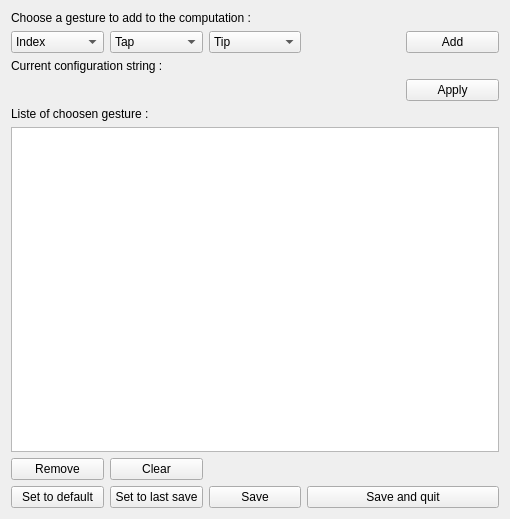
<?xml version="1.0" encoding="UTF-8"?>
<ui version="4.0">
 <class>Form</class>
 <widget class="QWidget" name="Form">
  <property name="geometry">
   <rect>
    <x>0</x>
    <y>0</y>
    <width>510</width>
    <height>519</height>
   </rect>
  </property>
  <property name="windowTitle">
   <string>Filter</string>
  </property>
  <property name="windowIcon">
   <iconset>
    <normaloff>../../images/favicon.ico</normaloff>../../images/favicon.ico</iconset>
  </property>
  <layout class="QGridLayout" name="gridLayout">
   <item row="3" column="0" colspan="4">
    <widget class="QLabel" name="label_str_config">
     <property name="text">
      <string/>
     </property>
    </widget>
   </item>
   <item row="1" column="4">
    <widget class="QPushButton" name="pushButton">
     <property name="text">
      <string>Add</string>
     </property>
    </widget>
   </item>
   <item row="1" column="0">
    <widget class="QComboBox" name="comboBox_fing">
     <item>
      <property name="text">
       <string>Index</string>
      </property>
     </item>
     <item>
      <property name="text">
       <string>Middle</string>
      </property>
     </item>
     <item>
      <property name="text">
       <string>Ring</string>
      </property>
     </item>
     <item>
      <property name="text">
       <string>Pinky</string>
      </property>
     </item>
    </widget>
   </item>
   <item row="5" column="0" colspan="5">
    <widget class="QListWidget" name="listWidget"/>
   </item>
   <item row="3" column="4">
    <widget class="QPushButton" name="pushButton_4">
     <property name="text">
      <string>Apply</string>
     </property>
    </widget>
   </item>
   <item row="0" column="0" colspan="5">
    <widget class="QLabel" name="label">
     <property name="sizePolicy">
      <sizepolicy hsizetype="Preferred" vsizetype="Fixed">
       <horstretch>0</horstretch>
       <verstretch>0</verstretch>
      </sizepolicy>
     </property>
     <property name="text">
      <string>Choose a gesture to add to the computation :</string>
     </property>
    </widget>
   </item>
   <item row="1" column="2">
    <widget class="QComboBox" name="comboBox_charac">
     <item>
      <property name="text">
       <string>Tip</string>
      </property>
     </item>
     <item>
      <property name="text">
       <string>Middle</string>
      </property>
     </item>
     <item>
      <property name="text">
       <string>Base</string>
      </property>
     </item>
     <item>
      <property name="text">
       <string>Up</string>
      </property>
     </item>
     <item>
      <property name="text">
       <string>Down</string>
      </property>
     </item>
    </widget>
   </item>
   <item row="1" column="1">
    <widget class="QComboBox" name="comboBox_type">
     <item>
      <property name="text">
       <string>Tap</string>
      </property>
     </item>
     <item>
      <property name="text">
       <string>Hold</string>
      </property>
     </item>
     <item>
      <property name="text">
       <string>Swipe</string>
      </property>
     </item>
     <item>
      <property name="text">
       <string>Flex</string>
      </property>
     </item>
    </widget>
   </item>
   <item row="4" column="0" colspan="5">
    <widget class="QLabel" name="label_2">
     <property name="sizePolicy">
      <sizepolicy hsizetype="Preferred" vsizetype="Fixed">
       <horstretch>0</horstretch>
       <verstretch>0</verstretch>
      </sizepolicy>
     </property>
     <property name="text">
      <string>Liste of choosen gesture :</string>
     </property>
    </widget>
   </item>
   <item row="2" column="0" colspan="5">
    <widget class="QLabel" name="label_3">
     <property name="text">
      <string>Current configuration string :</string>
     </property>
    </widget>
   </item>
   <item row="7" column="0">
    <widget class="QPushButton" name="pushButton_2">
     <property name="text">
      <string>Remove</string>
     </property>
    </widget>
   </item>
   <item row="7" column="1">
    <widget class="QPushButton" name="pushButton_3">
     <property name="text">
      <string>Clear</string>
     </property>
    </widget>
   </item>
   <item row="8" column="2">
    <widget class="QPushButton" name="pushButton_5">
     <property name="text">
      <string>Save</string>
     </property>
    </widget>
   </item>
   <item row="8" column="3" colspan="2">
    <widget class="QPushButton" name="pushButton_6">
     <property name="text">
      <string>Save and quit</string>
     </property>
    </widget>
   </item>
   <item row="8" column="0">
    <widget class="QPushButton" name="pushButton_9">
     <property name="text">
      <string>Set to default</string>
     </property>
    </widget>
   </item>
   <item row="8" column="1">
    <widget class="QPushButton" name="pushButton_7">
     <property name="text">
      <string>Set to last save</string>
     </property>
    </widget>
   </item>
  </layout>
 </widget>
 <resources/>
 <connections>
  <connection>
   <sender>pushButton</sender>
   <signal>clicked()</signal>
   <receiver>Form</receiver>
   <slot>addRepresentationType()</slot>
   <hints>
    <hint type="sourcelabel">
     <x>432</x>
     <y>52</y>
    </hint>
    <hint type="destinationlabel">
     <x>428</x>
     <y>31</y>
    </hint>
   </hints>
  </connection>
  <connection>
   <sender>pushButton_4</sender>
   <signal>clicked()</signal>
   <receiver>Form</receiver>
   <slot>applyRepresentationConfig()</slot>
   <hints>
    <hint type="sourcelabel">
     <x>434</x>
     <y>94</y>
    </hint>
    <hint type="destinationlabel">
     <x>483</x>
     <y>84</y>
    </hint>
   </hints>
  </connection>
  <connection>
   <sender>pushButton_2</sender>
   <signal>clicked()</signal>
   <receiver>Form</receiver>
   <slot>removeRepresentationConfig()</slot>
   <hints>
    <hint type="sourcelabel">
     <x>17</x>
     <y>463</y>
    </hint>
    <hint type="destinationlabel">
     <x>88</x>
     <y>172</y>
    </hint>
   </hints>
  </connection>
  <connection>
   <sender>pushButton_3</sender>
   <signal>clicked()</signal>
   <receiver>Form</receiver>
   <slot>clearRepresentationConfig()</slot>
   <hints>
    <hint type="sourcelabel">
     <x>159</x>
     <y>474</y>
    </hint>
    <hint type="destinationlabel">
     <x>182</x>
     <y>285</y>
    </hint>
   </hints>
  </connection>
  <connection>
   <sender>pushButton_9</sender>
   <signal>clicked()</signal>
   <receiver>Form</receiver>
   <slot>defaultRepresentationConfig()</slot>
   <hints>
    <hint type="sourcelabel">
     <x>44</x>
     <y>500</y>
    </hint>
    <hint type="destinationlabel">
     <x>106</x>
     <y>204</y>
    </hint>
   </hints>
  </connection>
  <connection>
   <sender>pushButton_7</sender>
   <signal>clicked()</signal>
   <receiver>Form</receiver>
   <slot>lastRepresentationConfig()</slot>
   <hints>
    <hint type="sourcelabel">
     <x>121</x>
     <y>492</y>
    </hint>
    <hint type="destinationlabel">
     <x>142</x>
     <y>258</y>
    </hint>
   </hints>
  </connection>
  <connection>
   <sender>pushButton_5</sender>
   <signal>clicked()</signal>
   <receiver>Form</receiver>
   <slot>saveRepresentationConfig()</slot>
   <hints>
    <hint type="sourcelabel">
     <x>231</x>
     <y>497</y>
    </hint>
    <hint type="destinationlabel">
     <x>273</x>
     <y>317</y>
    </hint>
   </hints>
  </connection>
  <connection>
   <sender>pushButton_6</sender>
   <signal>clicked()</signal>
   <receiver>Form</receiver>
   <slot>quitRepresentationConfig()</slot>
   <hints>
    <hint type="sourcelabel">
     <x>323</x>
     <y>506</y>
    </hint>
    <hint type="destinationlabel">
     <x>330</x>
     <y>347</y>
    </hint>
   </hints>
  </connection>
 </connections>
 <slots>
  <slot>addRepresentationType()</slot>
  <slot>applyRepresentationConfig()</slot>
  <slot>removeRepresentationConfig()</slot>
  <slot>clearRepresentationConfig()</slot>
  <slot>defaultRepresentationConfig()</slot>
  <slot>lastRepresentationConfig()</slot>
  <slot>saveRepresentationConfig()</slot>
  <slot>quitRepresentationConfig()</slot>
 </slots>
</ui>
